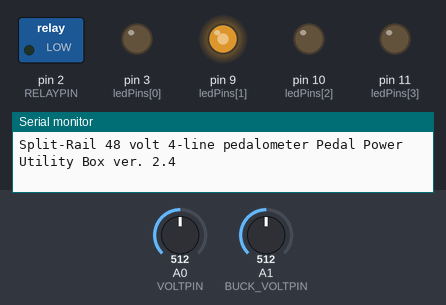
The sketch below on a simulated Arduino Uno, built with avr-gcc and run on an emulated ATmega328P. On the bench: switched loads named in the sketch (green lamp = pin HIGH), output pins drawn as LEDs (lit = HIGH), the last lines printed to the serial monitor. Dashed ring = blinking. The test bench sets the inputs (shaded band); at power-on: A0 (VOLTPIN) = 512, A1 (BUCK_VOLTPIN) = 512.

Above: at 1.2 s.
1.3 s: A0 (VOLTPIN) set to 716
At 2.03 s:
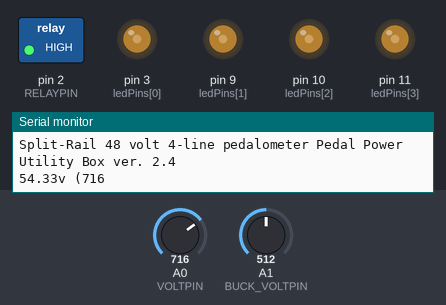
4.3 s: A0 (VOLTPIN) set to 676
At 4.45 s:
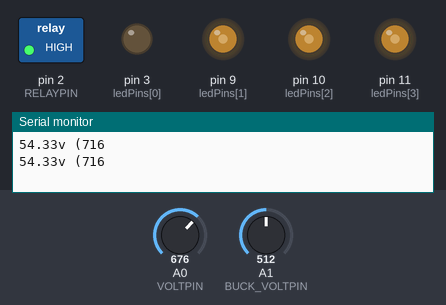
7.3 s: A0 (VOLTPIN) set to 646
At 8.4 s:
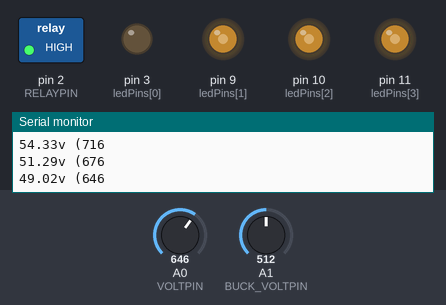
8.9 s: A0 (VOLTPIN) set to 306
At 9.4 s:
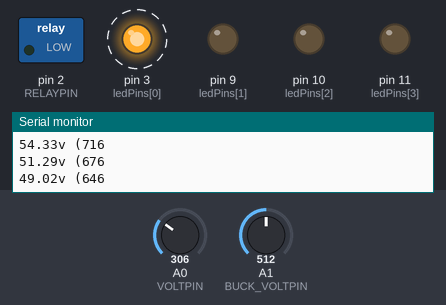
11.9 s: A0 (VOLTPIN) set to 325
13.4 s: A0 (VOLTPIN) set to 900
At 13.66 s:
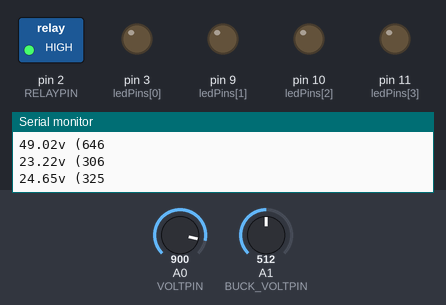
Timing chart, 0 to 17.4 s (numbered marks = the images above; inputs shaded):
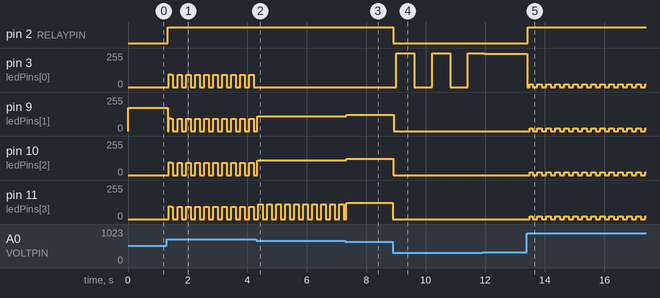

Measured:
- after the input at 1.3 s, pin 2 (RELAYPIN): LOW → HIGH at once
- after the input at 4.3 s, pin 3 (ledPins[0]): stops changing and stays 0/255
- after the input at 7.3 s, pin 9 (ledPins[1]), pin 10 (ledPins[2]): 110/255 → 122/255 at once
- after the input at 8.9 s, pin 2 (RELAYPIN): HIGH → LOW at once; pin 3 (ledPins[0]): alternates 255/255 for 0.60 s and 0/255 for 0.60 s, starting after 0.12 s; pin 9 (ledPins[1]), pin 10 (ledPins[2]), pin 11 (ledPins[3]): 122/255 → 0/255 at once
- after the input at 13.4 s, pin 2 (RELAYPIN): LOW → HIGH at once

The sketch:

split_rail_48v_4level.ino
```cpp
#define BAUD_RATE 57600
/**** Single-rail Pedalometer
 * Arduino code to run the Dance with Lance Arbduino
 * ver. 1.14
 * Written by:
 * Thomas Spellman <thomas@thosmos.com>
 * Jake <jake@spaz.org>
 * Paul@rockthebike.com
 *
 * Notes:
 * 1.6 - moved version to the top, started protocol of commenting every change in file and in Git commit
 * 1.7 - jake 6-21-2012 disable minusalert until minus rail is pedaled at least once (minusAlertEnable and startupMinusVoltage)
 * 1.8 -- FF added annoying light sequence for when relay fails or customer bypasses protection circuitry.+
 * 1.9 - TS => cleaned up a bit, added state constants, turn off lowest 2 levels when level 3 and above
 * 1.10 - TS => cleaned up levels / pins variables, changed to a "LEDs" naming scheme
 * 1.11 - TS => does a very slow 4digits watts average, fixed the high blink
 * 1.12 - TS => printWatts uses D4Avg instead of watts, 300 baud
 * 1.13 - TS => D4Avg fix, 2400 baud
 * 1.14 - FF => Added CalcWattHours function, changing the Sign's data to Watt Hours, instead of Watts, in time for BMF VII
 * 1.15 - JS => started adding buck converter stuff
 * 2.1 - JS => changed to split_rail_48v_4level, adding PWM for LED pedalometer, turning off buck converter and sign output
 * 2.15 - JS => fixed so white LEDs are solid before starting to blink at 50v, tuned relay voltages
 * 2.2 - JS => create branch 1b1i for onebike-oneinverter which buck converts up to 60V down to 12V for inverter
 * 2.3 - JS => create branch decida for split-rail system with automatic rail selection for pedallers (see decida.xcf)
 * 2.4 - JS => rip out a bunch of stuff that we haven't used in a long time
*/
char versionStr[] = "Split-Rail 48 volt 4-line pedalometer Pedal Power Utility Box ver. 2.4";

// PINS
#define RELAYPIN 2 // relay cutoff output pin // NEVER USE 13 FOR A RELAY
#define VOLTPIN A0 // Voltage Sensor Pin
#define AMPSPIN A3 // Current Sensor Pin
#define NUM_LEDS 4 // Number of LED outputs.
const int ledPins[NUM_LEDS] = {
  3, 9, 10, 11};

// levels at which each LED turns on (not including special states)
const float ledLevels[NUM_LEDS+1] = {
  24.0, 32.0, 40.0, 48.0, 50.0};

#define BRIGHTNESSVOLTAGE 24.0  // voltage at which LED brightness starts to fold back
#define BRIGHTNESSBASE 255  // maximum brightness value (255 is max value here)
int brightness = 0;  // analogWrite brightness value, updated by getVoltageAndBrightness()
#define BRIGHTNESSFACTOR (BRIGHTNESSBASE / BRIGHTNESSVOLTAGE) / 2 // results in half PWM at double voltage
// for every volt over BRIGHTNESSVOLTAGE, pwm is reduced by BRIGHTNESSFACTOR from BRIGHTNESSBASE

// FAKE AC POWER VARIABLES
#define KNOBPIN A2
int knobAdc = 0;
void doKnob(){ // look in calcWatts() to see if this is commented out
  knobAdc = analogRead(KNOBPIN) - 10; // make sure not to add if knob is off
  if (knobAdc < 0) knobAdc = 0; // values 0-10 count as zero
}

int analogState[NUM_LEDS] = {0}; // stores the last analogWrite() value for each LED
                                 // so we don't analogWrite unnecessarily!

#define AVG_CYCLES 50 // average measured values over this many samples
#define DISPLAY_INTERVAL 2000 // when auto-display is on, display every this many milli-seconds
#define LED_UPDATE_INTERVAL 1000
#define D4_AVG_PERIOD 10000
#define BLINK_PERIOD 600
#define FAST_BLINK_PERIOD 150

#define STATE_OFF 0
#define STATE_BLINK 1
#define STATE_BLINKFAST 3
#define STATE_ON 2

// on/off/blink/fastblink state of each led
int ledState[NUM_LEDS] = {
  STATE_OFF};

#define MAX_VOLTS 50.5  //
#define RECOVERY_VOLTS 44.0
int relayState = STATE_OFF;

#define DANGER_VOLTS 52.0
int dangerState = STATE_OFF;

int blinkState = 0;
int fastBlinkState = 0;

#define VOLTCOEFF 13.179  // larger number interprets as lower voltage

int voltsAdc = 0;
float voltsAdcAvg = 0;
float volts = 0;

int voltsBuckAdc = 0; // for measuring A1 voltage
float voltsBuckAvg = 0; // for measuring A1 voltage
float voltsBuck = 0; // averaged A1 voltage

//Current related variables
int ampsAdc = 0;
float ampsAdcAvg = 0;
float amps = 0;

float watts = 0;
float wattHours = 0;

// timing variables for various processes: led updates, print, blink, etc
unsigned long time = 0;
unsigned long timeFastBlink = 0;
unsigned long timeBlink = 0;
unsigned long timeDisplay = 0;
unsigned long wattHourTimer = 0;

// var for looping through arrays
int i = 0;

void setup() {
  Serial.begin(BAUD_RATE);

  Serial.println(versionStr);

  pinMode(RELAYPIN, OUTPUT);
  digitalWrite(RELAYPIN,LOW);

  // init LED pins
  for(i = 0; i < NUM_LEDS; i++) {
    pinMode(ledPins[i],OUTPUT);
  }

  timeDisplay = millis();
  setPwmFrequency(3,1); // this sets the frequency of PWM on pins 3 and 11 to 31,250 Hz
  setPwmFrequency(9,1); // this sets the frequency of PWM on pins 9 and 10 to 31,250 Hz
  //  pinMode(9,OUTPUT); // this pin will control the transistors of the huge BUCK converter
}

void loop() {
  time = millis();
  getVolts();
  //  doBuck(); // adjust inverter voltage
  doSafety();
  //  getAmps();  // only if we have a current sensor
  //  calcWatts(); // also adds in knob value for extra wattage, unless commented out

  //  if it's been at least 1/4 second since the last time we measured Watt Hours...
  /*  if (time - wattHourTimer >= 250) {
   calcWattHours();
   wattHourTimer = time; // reset the integrator
   }
  */
  doBlink();  // blink the LEDs
  doLeds();

  if(time - timeDisplay > DISPLAY_INTERVAL){
    // printWatts();
    //    printWattHours();
    printDisplay();
    timeDisplay = time;
  }

}

#define BUCK_CUTIN 13 // voltage above which transistors can start working
#define BUCK_CUTOUT 11 // voltage below which transistors can not function
#define BUCK_VOLTAGE 26.0 // target voltage for inverter to be supplied with
#define BUCK_VOLTPIN A1 // this pin measures inverter's MINUS TERMINAL voltage
#define BUCK_HYSTERESIS 0.75 // volts above BUCK_VOLTAGE where we start regulatin
#define BUCK_PWM_UPJUMP 0.03 // amount to raise PWM value if voltage is below BUCK_VOLTAGE
#define BUCK_PWM_DOWNJUMP 0.15 // amount to lower PWM value if voltage is too high
float buckPWM = 0; // PWM value of pin 9
int lastBuckPWM = 0; // make sure we don't call analogWrite if already set right

void doBuck() {
  if (volts > BUCK_CUTIN) { // voltage is high enough to turn on transistors
    if (volts <= BUCK_VOLTAGE) { // system voltage is lower than inverter target voltage
      digitalWrite(9,HIGH); // turn transistors fully on, give full voltage to inverter
      buckPWM = 0;
    }

    if ((volts > BUCK_VOLTAGE+BUCK_HYSTERESIS) && (buckPWM == 0)) { // begin PWM action
      buckPWM = 255.0 * (1.0 - ((volts - BUCK_VOLTAGE) / BUCK_VOLTAGE)); // best guess for initial PWM value
      //      Serial.print("buckval=");
      //      Serial.println(buckPWM);
      analogWrite(9,(int) buckPWM); // actually set the thing in motion
    }

    if ((volts > BUCK_VOLTAGE) && (buckPWM != 0)) { // adjust PWM value based on results
      if (volts - voltsBuck > BUCK_VOLTAGE + BUCK_HYSTERESIS) { // inverter voltage is too high
        buckPWM -= BUCK_PWM_DOWNJUMP; // reduce PWM value to reduce inverter voltage
        if (buckPWM <= 0) {
          //          Serial.print("0");
          buckPWM = 1; // minimum PWM value
        }
        if (lastBuckPWM != (int) buckPWM) { // only if the PWM value has changed should we...
          lastBuckPWM = (int) buckPWM;
          //          Serial.print("-");
          analogWrite(9,lastBuckPWM); // actually set the PWM value
        }
      }
      if (volts - voltsBuck < BUCK_VOLTAGE) { // inverter voltage is too low
        buckPWM += BUCK_PWM_UPJUMP; // increase PWM value to raise inverter voltage
        if (buckPWM > 255.0) {
          buckPWM = 255.0;
          //          Serial.print("X");
        }
        if (lastBuckPWM != (int) buckPWM) { // only if the PWM value has changed should we...
          lastBuckPWM = (int) buckPWM;
          //          Serial.print("+");
          analogWrite(9,lastBuckPWM); // actually set the PWM value
        }
      }
    }
  }
  if (volts < BUCK_CUTOUT) { // system voltage is too low for transistors
    digitalWrite(9,LOW); // turn off transistors
  }
}

void doSafety() {
  if (volts > MAX_VOLTS){
    digitalWrite(RELAYPIN, HIGH);
    relayState = STATE_ON;
  }

  if (relayState == STATE_ON && volts < RECOVERY_VOLTS){
    digitalWrite(RELAYPIN, LOW);
    relayState = STATE_OFF;
  }

  if (volts > DANGER_VOLTS){
    dangerState = STATE_ON;
  }
  else {
    dangerState = STATE_OFF;
  }
}

void doBlink(){

  if (((time - timeBlink) > BLINK_PERIOD) && blinkState == 1){
    blinkState = 0;
    timeBlink = time;
  }
  else if (((time - timeBlink) > BLINK_PERIOD) && blinkState == 0){
    blinkState = 1;
    timeBlink = time;
  }


  if (((time - timeFastBlink) > FAST_BLINK_PERIOD) && fastBlinkState == 1){
    fastBlinkState = 0;
    timeFastBlink = time;
  }
  else if (((time - timeFastBlink) > FAST_BLINK_PERIOD) && fastBlinkState == 0){
    fastBlinkState = 1;
    timeFastBlink = time;
  }

}

void doLeds(){

  for(i = 0; i < NUM_LEDS; i++) {
    if(volts >= ledLevels[i]){
      ledState[i]=STATE_ON;
    }
    else
      ledState[i]=STATE_OFF;
  }

  // if voltage is below the lowest level, blink the lowest level
  if (volts < ledLevels[0]){
    ledState[0]=STATE_BLINK;
  }

  // turn off first x levels if voltage is above 3rd level
  if(volts > ledLevels[1]){
    ledState[0] = STATE_OFF;
//    ledState[1] = STATE_OFF;
  }

  if (dangerState){
    for(i = 0; i < NUM_LEDS; i++) {
      ledState[i] = STATE_BLINKFAST;
    }
  }

  if (volts >= ledLevels[NUM_LEDS]) {// if at the top voltage level, blink last LEDS fast
    ledState[NUM_LEDS-1] = STATE_BLINKFAST; // last set of LEDs
  }

  // loop through each led and turn on/off or adjust PWM

  for(i = 0; i < NUM_LEDS; i++) {
    if(ledState[i]==STATE_ON){
      //      digitalWrite(ledPins[i], HIGH);
      if (analogState[i] != brightness) analogWrite(ledPins[i], brightness); // don't analogWrite unnecessarily!
      analogState[i] = brightness;
    }
    else if (ledState[i]==STATE_OFF){
      digitalWrite(ledPins[i], LOW);
      analogState[i] = 0;
    }
    else if (ledState[i]==STATE_BLINK && blinkState==1){
      //      digitalWrite(ledPins[i], HIGH);
      if (analogState[i] != brightness) analogWrite(ledPins[i], brightness); // don't analogWrite unnecessarily!
      analogState[i] = brightness;
    }
    else if (ledState[i]==STATE_BLINK && blinkState==0){
      digitalWrite(ledPins[i], LOW);
      analogState[i] = 0;
    }
    else if (ledState[i]==STATE_BLINKFAST && fastBlinkState==1){
      //      digitalWrite(ledPins[i], HIGH);
      if (analogState[i] != brightness) analogWrite(ledPins[i], brightness); // don't analogWrite unnecessarily!
      analogState[i] = brightness;
    }
    else if (ledState[i]==STATE_BLINKFAST && fastBlinkState==0){
      digitalWrite(ledPins[i], LOW);
      analogState[i] = 0;
    }
  }

} // END doLeds()

void getAmps(){
  ampsAdc = analogRead(AMPSPIN);
  ampsAdcAvg = average(ampsAdc, ampsAdcAvg);
  amps = adc2amps(ampsAdcAvg);
}

void getVolts(){
  voltsAdc = analogRead(VOLTPIN);
  voltsAdcAvg = average(voltsAdc, voltsAdcAvg);
  volts = adc2volts(voltsAdcAvg);

  voltsBuckAdc = analogRead(BUCK_VOLTPIN);
  voltsBuckAvg = average(voltsBuckAdc, voltsBuckAvg);
  voltsBuck = adc2volts(voltsBuckAvg);

  //  brightness = 255 - BRIGHTNESSBASE * (1.0 - (brightnessKnobFactor * (1023 - analogRead(knobpin))));  // the knob affects brightnes

  brightness = BRIGHTNESSBASE;  // full brightness unless dimming is required
  if (volts > BRIGHTNESSVOLTAGE)
    brightness -= (BRIGHTNESSFACTOR * (volts - BRIGHTNESSVOLTAGE));  // brightness is reduced by overvoltage
  // this means if voltage is 28 volts over, PWM will be 255 - (28*4.57) or 127, 50% duty cycle
}

float average(float val, float avg){
  if(avg == 0)
    avg = val;
  return (val + (avg * (AVG_CYCLES - 1))) / AVG_CYCLES;
}

float adc2volts(float adc){
  return adc * (1 / VOLTCOEFF);
}

float adc2amps(float adc){
  return (adc - 512) * 0.1220703125;
}

void calcWatts(){
  watts = volts * amps;
//  doKnob(); // only if we have a knob to look at
//  watts += knobAdc / 2; // uncomment this line too
}

void calcWattHours(){
  wattHours += (watts * ((time - wattHourTimer) / 1000.0) / 3600.0); // measure actual watt-hours
  //wattHours +=  watts *     actual timeslice / in seconds / seconds per hour
  // In the main loop, calcWattHours is being told to run every second.
}

void printWatts(){
  Serial.print("w");
  Serial.println(watts);
}

void printWattHours(){
  Serial.print("w"); // tell the sign to print the following number
  //  the sign will ignore printed decimal point and digits after it!
  Serial.println(wattHours,1); // print just the number of watt-hours
  //  Serial.println(wattHours*10,1); // for this you must put a decimal point onto the sign!
}

void printDisplay(){
  Serial.print(volts);
  Serial.print("v (");
  Serial.println(analogRead(VOLTPIN));
  //  Serial.print(", a: ");
  //  Serial.print(amps);
  //  Serial.print(", va: ");
  //  Serial.print(watts);
  //  Serial.print(", voltsBuck: ");
  //  Serial.print(voltsBuck);
  //  Serial.print(", inverter: ");
  //  Serial.print(volts-voltsBuck);

  //  Serial.print(", Levels ");
  //  for(i = 0; i < NUM_LEDS; i++) {
  //    Serial.print(i);
  //    Serial.print(": ");
  //    Serial.print(ledState[i]);
  //    Serial.print(", ");
  //  }
  //  Serial.println("");
  // Serial.println();
}

void setPwmFrequency(int pin, int divisor) {
  byte mode;
  if(pin == 5 || pin == 6 || pin == 9 || pin == 10) {
    switch(divisor) {
    case 1:
      mode = 0x01;
      break;
    case 8:
      mode = 0x02;
      break;
    case 64:
      mode = 0x03;
      break;
    case 256:
      mode = 0x04;
      break;
    case 1024:
      mode = 0x05;
      break;
    default:
      return;
    }
    if(pin == 5 || pin == 6) {
      TCCR0B = TCCR0B & 0b11111000 | mode;
    }
    else {
      TCCR1B = TCCR1B & 0b11111000 | mode;
    }
  }
  else if(pin == 3 || pin == 11) {
    switch(divisor) {
    case 1:
      mode = 0x01;
      break;
    case 8:
      mode = 0x02;
      break;
    case 32:
      mode = 0x03;
      break;
    case 64:
      mode = 0x04;
      break;
    case 128:
      mode = 0x05;
      break;
    case 256:
      mode = 0x06;
      break;
    case 1024:
      mode = 0x7;
      break;
    default:
      return;
    }
    TCCR2B = TCCR2B & 0b11111000 | mode;
  }
}
```
